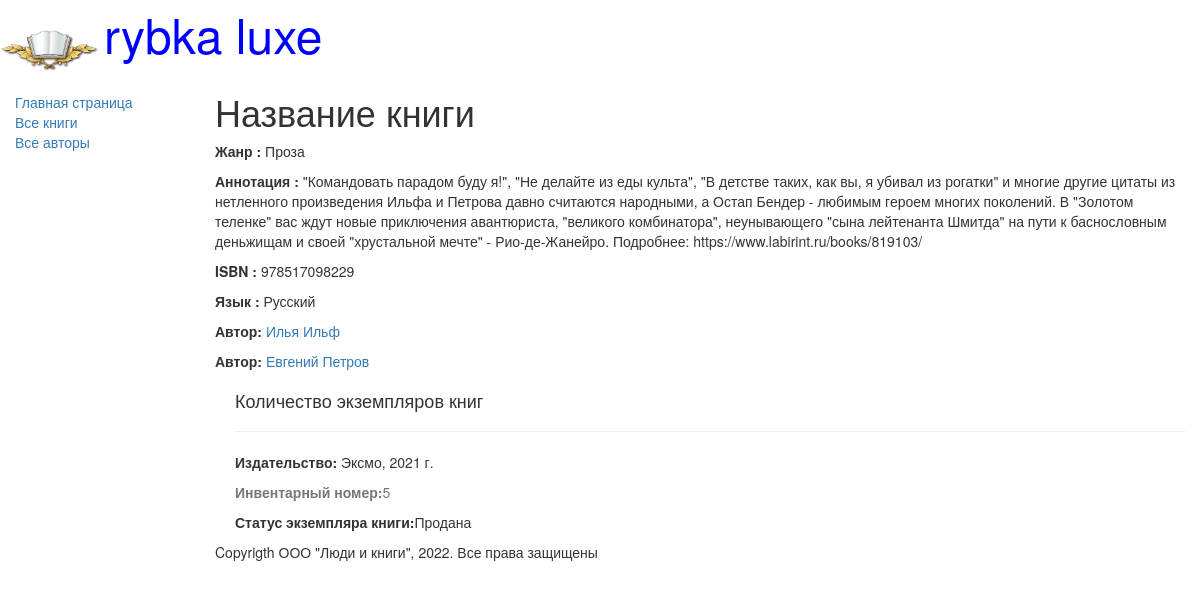
Screenshot of /book/1 with the database file from the repository.
### catalog/models.py (models this page shows, shortened)
class Book(models.Model):
    title = models.CharField(max_length=200, help_text='Введите название книги', verbose_name='Название книги')
    genre = models.ForeignKey('Genre', on_delete=models.CASCADE, help_text='Выберите жанр книги',
                              verbose_name='Жанр книги', null=True)
    language = models.ForeignKey('Language', on_delete=models.CASCADE, help_text='Выберите язык книги',
                                 verbose_name='Язык книги', null=True)
    author = models.ManyToManyField('Author', help_text='Выберите автора книги', verbose_name='Автор книги')
    summary = models.TextField(max_length=1000, help_text='Введите краткое описание книги',
                               verbose_name='Аннотация книги')
    isbn = models.CharField(max_length=13, help_text='Должно содержать 13 символов', verbose_name='ISBN книги')
    def display_author(self):
        return ','.join([author.last_name for author in self.author.all()])
    display_author.short_description = 'Авторы'  # изменение название функции при использовании

class Genre(models.Model):
    name = models.CharField(max_length=200, help_text='Введите жанр книги', verbose_name='Жанр книги')
    def __str__(self):
        return self.name

class Language(models.Model):
    name = models.CharField(max_length=20, help_text='Введите язык книги', verbose_name='Язык книги')
    def __str__(self):
        return self.name

class Author(models.Model):
    first_name = models.CharField(max_length=100, help_text='Введите имя автора', verbose_name='Имя автора')
    last_name = models.CharField(max_length=100, help_text='Введите фамилию автора', verbose_name='Фамилия автора')
    date_of_birth = models.DateField(help_text='Введите дату рождения', verbose_name='Дата рождения',
                                     null=True, blank=True)
    date_of_death = models.DateField(help_text='Введите дату смерти', verbose_name='Дата смерти',
                                     null=True, blank=True)

class BookInstance(models.Model):
    book = models.ForeignKey('Book', on_delete=models.CASCADE, null=True)
    inv_nom = models.CharField(max_length=20, null=True, help_text='Введите инвентарный номер экземпляра',
                               verbose_name='Инвентарный номер')
    imprint = models.CharField(max_length=200, help_text='Введите издательство и год выпуска',
                               verbose_name='Издательство')
    status = models.ForeignKey('Status', on_delete=models.CASCADE, null=True, help_text='Изменить состояние экземпляра',
                               verbose_name='Статус экземпляра')
    due_back = models.DateField(null=True, blank=True, help_text='Введите конец срока статуса',
                                verbose_name='Дата окончания статуса')

class Status(models.Model):
    name = models.CharField(max_length=20, help_text='Введите статус экземпляра книги ',
                            verbose_name='Статус экземпляра книги')
    def __str__(self):
        return self.name

### catalog/views.py (the view)
# urls.py: url(r'^book/(?P<pk>\d+)$', views.BookDetailView.as_view(), name='book-detail'),
class BookDetailView(generic.DetailView):
    model = Book

### catalog/templates/catalog/book_detail.html (shortened to what this page needs)
{%extends 'base_generic.html'%}
{%block content%}
<h1>Название книги</h1>
<p><strong>Жанр : </strong>{{book.genre}}</p>
<p><strong>Аннотация : </strong>{{book.summary}}</p>
<p><strong>ISBN : </strong>{{book.isbn}}</p>
<p><strong>Язык : </strong>{{book.language}}</p>
  {%for author in book.author.all%}
    <p><strong>Автор: </strong><a href="">{{author.first_name}} {{author.last_name}}</a></p>
  {%endfor%}
  <div style="margin-left: 20px; margin-top: 20px;">
    <h4>Количество экземпляров книг</h4>
      {% for copy in book.bookinstance_set.all%}
        <hr>
        <p><strong>Издательство: </strong>{{copy.imprint}}</p>
        <p class="text-muted"><strong>Инвентарный номер:</strong>{{copy.id}}</p>
        <p><strong>Статус экземпляра книги:</strong>{{copy.status}}</p>
      {%endfor%}
  </div>
{%endblock%}

### rows the page displays
Book: genre "Проза", summary "\"Командовать парадом буду я!\", \"Не делайте из еды культа\", \"В детстве таких, как вы, я убивал из рогатки\" и многие другие цитаты из нетленного произведения Ильфа и Петрова давно считаются народными, а Остап Бендер - любимым героем многих поколений. В \"Золотом теленке\" вас ждут новые приключения авантюриста, \"великого комбинатора\", неунывающего \"сына лейтенанта Шмитда\" на пути к баснословным деньжищам и своей \"хрустальной мечте\" - Рио-де-Жанейро. Подробнее: https://www.labirint.ru/books/819103/", isbn "978517098229", language "Русский"
Author: first_name "Илья", last_name "Ильф"
Author: first_name "Евгений", last_name "Петров"
BookInstance: imprint "Эксмо, 2021 г.", id "5", status "Продана"
